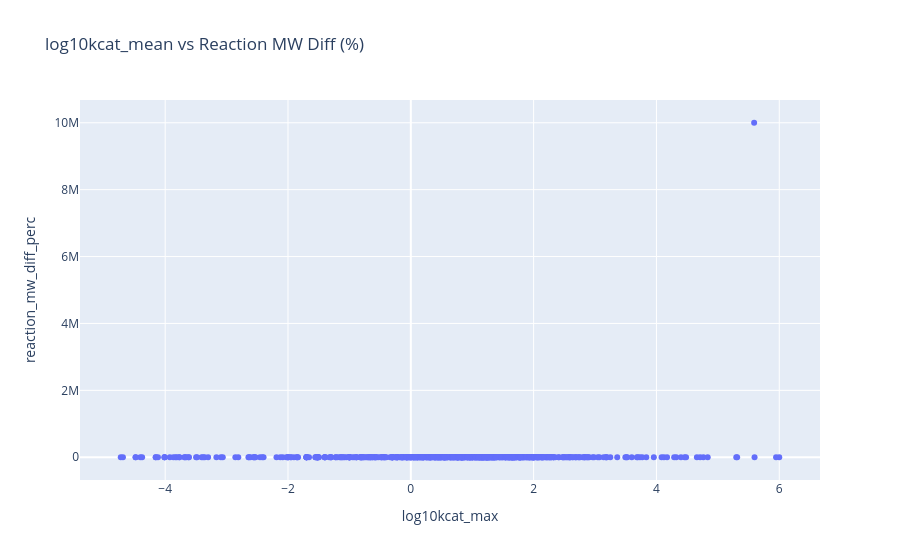

This figure's notebook cell:
### Code cell
#log10kcat_mean vs reaction_mw_diff_perc: See if turnover is impacted by size of chemical transformation
fig = px.scatter(
    kcat_df,
    x="log10kcat_max",
    y="reaction_mw_diff_perc",
    title="log10kcat_mean vs Reaction MW Diff (%)",
    hover_data=["reaction_smiles"]
)
fig.show()

### Figure 1 — Plotly figure (JSON) as saved in the notebook; plotly's stock layout.template omitted (floating-point values rounded to 4 significant figures; data arrays with more than 128 entries replaced by an {"elided": "..."} marker saying what was removed)
{"data": [{"customdata": {"elided": "628x1 str values"}, "hovertemplate": "log10kcat_max=%{x}<br>reaction_mw_diff_perc=%{y}<br>reaction_smiles=%{customdata[0]}<extra></extra>", "legendgroup": "", "marker": {"color": "#636efa", "symbol": "circle"}, "mode": "markers", "name": "", "orientation": "v", "showlegend": false, "type": "scatter", "x": {"elided": "628 float values"}, "xaxis": "x", "y": {"elided": "628 float values"}, "yaxis": "y"}], "layout": {"legend": {"tracegroupgap": 0}, "title": {"text": "log10kcat_mean vs Reaction MW Diff (%)"}, "xaxis": {"anchor": "y", "domain": [0, 1], "title": {"text": "log10kcat_max"}}, "yaxis": {"anchor": "x", "domain": [0, 1], "title": {"text": "reaction_mw_diff_perc"}}}}
